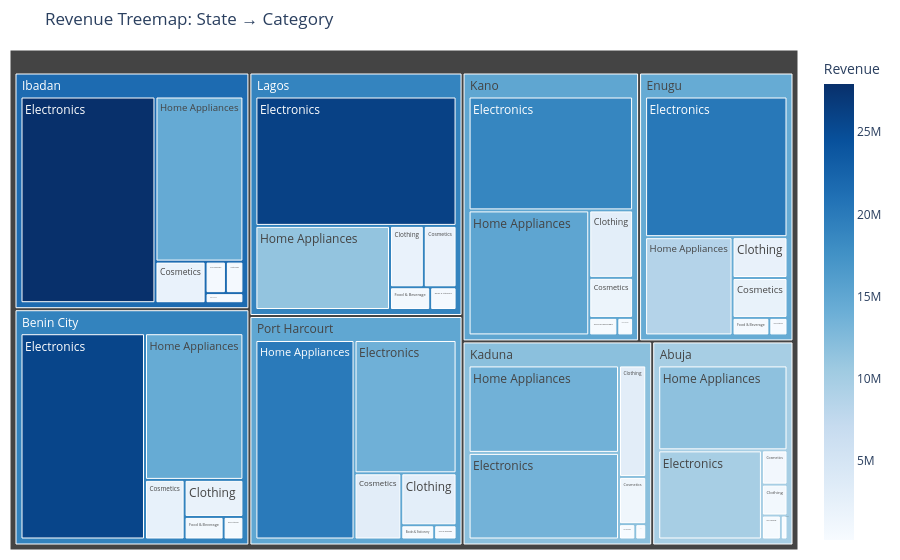

Here is the notebook cell this chart was saved with:
### Markdown cell above
---
### 4.14 Treemap

#### What is it?
A **treemap** displays hierarchical data as nested rectangles. Each rectangle's **area** represents a value (e.g., revenue). It is excellent for showing **part-to-whole** relationships across a hierarchy.

#### When to USE it:
- Visualizing **hierarchical data** (category → sub-category)
- Showing **relative sizes** of many items at once
- When pie charts have too many slices

### Code cell
# ── TREEMAP: Revenue by State and Category (using Plotly) ────────────────────

state_cat = df.groupby(['State','Category'])['Revenue_NGN'].sum().reset_index()
state_cat.columns = ['State','Category','Revenue']

fig = px.treemap(state_cat,
                 path=['State','Category'],
                 values='Revenue',
                 color='Revenue',
                 color_continuous_scale='Blues',
                 title='Revenue Treemap: State → Category')

fig.update_layout(margin=dict(t=50, l=10, r=10, b=10))
fig.show()
print("Larger rectangle = higher revenue. Nested structure shows State > Category hierarchy.")

### Figure 1 — Plotly figure (JSON) as saved in the notebook; plotly's stock layout.template omitted (floating-point values rounded to 4 significant figures)
{"data": [{"branchvalues": "total", "customdata": [[170000.0], [839500.0], [932100.0], [9826000.0], [481400.0], [11670000.0], [447500.0], [2180000.0], [2365000.0], [25720000.0], [881400.0], [14460000.0], [321700.0], [2271000.0], [2219000.0], [20290000.0], [652400.0], [8699000.0], [381000.0], [553100.0], [2087000.0], [27930000.0], [640600.0], [14540000.0], [173700.0], [3152000.0], [1334000.0], [13530000.0], [259600.0], [13670000.0], [276200.0], [2962000.0], [1758000.0], [18780000.0], [493100.0], [15120000.0], [600400.0], [2078000.0], [2017000.0], [26100000.0], [915600.0], [11350000.0], [473200.0], [2904000.0], [3132000.0], [13750000.0], [321700.0], [20000000.0], [9808000.0], [19150000.0], [14450000.0], [21610000.0], [11880000.0], [15060000.0], [19030000.0], [14980000.0]], "domain": {"x": [0, 1], "y": [0, 1]}, "hovertemplate": "labels=%{label}<br>Revenue_sum=%{value}<br>parent=%{parent}<br>id=%{id}<br>Revenue=%{color}<extra></extra>", "ids": ["Abuja/Books & Stationery", "Abuja/Clothing", "Abuja/Cosmetics", "Abuja/Electronics", "Abuja/Food & Beverage", "Abuja/Home Appliances", "Benin City/Books & Stationery", "Benin City/Clothing", "Benin City/Cosmetics", "Benin City/Electronics", "Benin City/Food & Beverage", "Benin City/Home Appliances", "Enugu/Books & Stationery", "Enugu/Clothing", "Enugu/Cosmetics", "Enugu/Electronics", "Enugu/Food & Beverage", "Enugu/Home Appliances", "Ibadan/Books & Stationery", "Ibadan/Clothing", "Ibadan/Cosmetics", "Ibadan/Electronics", "Ibadan/Food & Beverage", "Ibadan/Home Appliances", "Kaduna/Books & Stationery", "Kaduna/Clothing", "Kaduna/Cosmetics", "Kaduna/Electronics", "Kaduna/Food & Beverage", "Kaduna/Home Appliances", "Kano/Books & Stationery", "Kano/Clothing", "Kano/Cosmetics", "Kano/Electronics", "Kano/Food & Beverage", "Kano/Home Appliances", "Lagos/Books & Stationery", "Lagos/Clothing", "Lagos/Cosmetics", "Lagos/Electronics", "Lagos/Food & Beverage", "Lagos/Home Appliances", "Port Harcourt/Books & Stationery", "Port Harcourt/Clothing", "Port Harcourt/Cosmetics", "Port Harcourt/Electronics", "Port Harcourt/Food & Beverage", "Port Harcourt/Home Appliances", "Abuja", "Benin City", "Enugu", "Ibadan", "Kaduna", "Kano", "Lagos", "Port Harcourt"], "labels": ["Books & Stationery", "Clothing", "Cosmetics", "Electronics", "Food & Beverage", "Home Appliances", "Books & Stationery", "Clothing", "Cosmetics", "Electronics", "Food & Beverage", "Home Appliances", "Books & Stationery", "Clothing", "Cosmetics", "Electronics", "Food & Beverage", "Home Appliances", "Books & Stationery", "Clothing", "Cosmetics", "Electronics", "Food & Beverage", "Home Appliances", "Books & Stationery", "Clothing", "Cosmetics", "Electronics", "Food & Beverage", "Home Appliances", "Books & Stationery", "Clothing", "Cosmetics", "Electronics", "Food & Beverage", "Home Appliances", "Books & Stationery", "Clothing", "Cosmetics", "Electronics", "Food & Beverage", "Home Appliances", "Books & Stationery", "Clothing", "Cosmetics", "Electronics", "Food & Beverage", "Home Appliances", "Abuja", "Benin City", "Enugu", "Ibadan", "Kaduna", "Kano", "Lagos", "Port Harcourt"], "marker": {"coloraxis": "coloraxis", "colors": [170000.0, 839500.0, 932100.0, 9826000.0, 481400.0, 11670000.0, 447500.0, 2180000.0, 2365000.0, 25720000.0, 881400.0, 14460000.0, 321700.0, 2271000.0, 2219000.0, 20290000.0, 652400.0, 8699000.0, 381000.0, 553100.0, 2087000.0, 27930000.0, 640600.0, 14540000.0, 173700.0, 3152000.0, 1334000.0, 13530000.0, 259600.0, 13670000.0, 276200.0, 2962000.0, 1758000.0, 18780000.0, 493100.0, 15120000.0, 600400.0, 2078000.0, 2017000.0, 26100000.0, 915600.0, 11350000.0, 473200.0, 2904000.0, 3132000.0, 13750000.0, 321700.0, 20000000.0, 9808000.0, 19150000.0, 14450000.0, 21610000.0, 11880000.0, 15060000.0, 19030000.0, 14980000.0]}, "name": "", "parents": ["Abuja", "Abuja", "Abuja", "Abuja", "Abuja", "Abuja", "Benin City", "Benin City", "Benin City", "Benin City", "Benin City", "Benin City", "Enugu", "Enugu", "Enugu", "Enugu", "Enugu", "Enugu", "Ibadan", "Ibadan", "Ibadan", "Ibadan", "Ibadan", "Ibadan", "Kaduna", "Kaduna", "Kaduna", "Kaduna", "Kaduna", "Kaduna", "Kano", "Kano", "Kano", "Kano", "Kano", "Kano", "Lagos", "Lagos", "Lagos", "Lagos", "Lagos", "Lagos", "Port Harcourt", "Port Harcourt", "Port Harcourt", "Port Harcourt", "Port Harcourt", "Port Harcourt", "", "", "", "", "", "", "", ""], "type": "treemap", "values": [170000.0, 839500.0, 932100.0, 9826000.0, 481400.0, 11670000.0, 447500.0, 2180000.0, 2365000.0, 25720000.0, 881400.0, 14460000.0, 321700.0, 2271000.0, 2219000.0, 20290000.0, 652400.0, 8699000.0, 381000.0, 553100.0, 2087000.0, 27930000.0, 640600.0, 14540000.0, 173700.0, 3152000.0, 1334000.0, 13530000.0, 259600.0, 13670000.0, 276200.0, 2962000.0, 1758000.0, 18780000.0, 493100.0, 15120000.0, 600400.0, 2078000.0, 2017000.0, 26100000.0, 915600.0, 11350000.0, 473200.0, 2904000.0, 3132000.0, 13750000.0, 321700.0, 20000000.0, 23920000.0, 46050000.0, 34450000.0, 46130000.0, 32110000.0, 39380000.0, 43060000.0, 40590000.0]}], "layout": {"coloraxis": {"colorbar": {"title": {"text": "Revenue"}}, "colorscale": [[0, "rgb(247,251,255)"], [0.125, "rgb(222,235,247)"], [0.25, "rgb(198,219,239)"], [0.375, "rgb(158,202,225)"], [0.5, "rgb(107,174,214)"], [0.625, "rgb(66,146,198)"], [0.75, "rgb(33,113,181)"], [0.875, "rgb(8,81,156)"], [1, "rgb(8,48,107)"]]}, "legend": {"tracegroupgap": 0}, "margin": {"b": 10, "l": 10, "r": 10, "t": 50}, "title": {"text": "Revenue Treemap: State → Category"}}}
